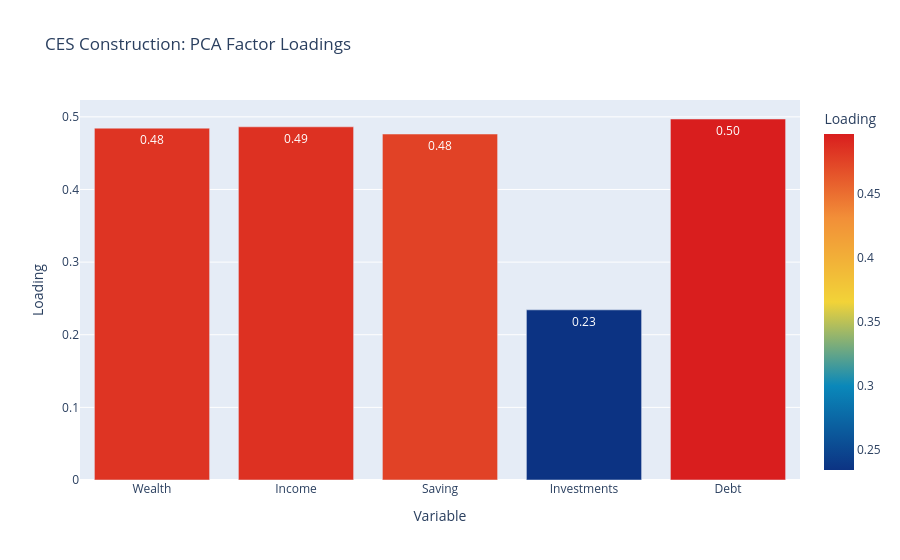
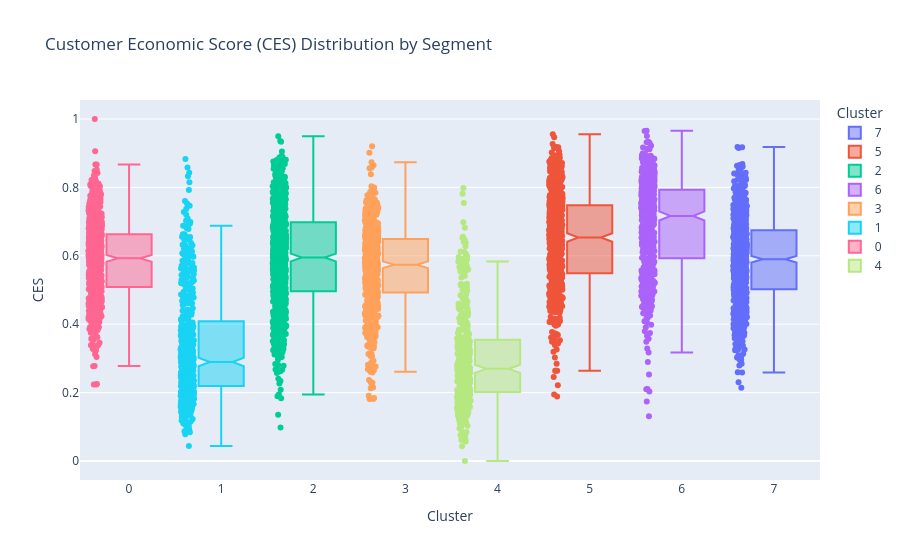

Notebook cell for these charts, in order:
### Markdown cell above
# Exploratory Data Analysis (EDA) on CES

### Code cell
fig_loadings = px.bar(df_loadings, x='Variable', y='Loading', color='Loading',
                     title="CES Construction: PCA Factor Loadings",
                     text_auto='.2f', color_continuous_scale='Portland')
fig_loadings.show()

fig_ces = px.box(df, x='Cluster', y='CES', color='Cluster', 
                title="Customer Economic Score (CES) Distribution by Segment",
                points="all", notched=True)
fig_ces.show()

### Figure 1 — Plotly figure (JSON) as saved in the notebook; plotly's stock layout.template omitted (floating-point values rounded to 4 significant figures)
{"data": [{"hovertemplate": "Variable=%{x}<br>Loading=%{marker.color}<extra></extra>", "legendgroup": "", "marker": {"color": [0.4844, 0.4863, 0.4764, 0.2343, 0.497], "coloraxis": "coloraxis", "pattern": {"shape": ""}}, "name": "", "orientation": "v", "showlegend": false, "textposition": "auto", "texttemplate": "%{y:.2f}", "type": "bar", "x": ["Wealth", "Income", "Saving", "Investments", "Debt"], "xaxis": "x", "y": [0.4844, 0.4863, 0.4764, 0.2343, 0.497], "yaxis": "y"}], "layout": {"barmode": "relative", "coloraxis": {"colorbar": {"title": {"text": "Loading"}}, "colorscale": [[0, "rgb(12,51,131)"], [0.25, "rgb(10,136,186)"], [0.5, "rgb(242,211,56)"], [0.75, "rgb(242,143,56)"], [1, "rgb(217,30,30)"]]}, "legend": {"tracegroupgap": 0}, "title": {"text": "CES Construction: PCA Factor Loadings"}, "xaxis": {"anchor": "y", "domain": [0, 1], "title": {"text": "Variable"}}, "yaxis": {"anchor": "x", "domain": [0, 1], "title": {"text": "Loading"}}}}

### Figure 2 — Plotly figure (JSON) as saved in the notebook; plotly's stock layout.template omitted (floating-point values rounded to 4 significant figures; data arrays with more than 128 entries replaced by an {"elided": "..."} marker saying what was removed)
{"data": [{"alignmentgroup": "True", "boxpoints": "all", "hovertemplate": "Cluster=%{x}<br>CES=%{y}<extra></extra>", "legendgroup": "7", "marker": {"color": "#636efa"}, "name": "7", "notched": true, "offsetgroup": "7", "orientation": "v", "showlegend": true, "type": "box", "x": {"elided": "791 int values"}, "x0": " ", "xaxis": "x", "y": {"elided": "791 float values"}, "y0": " ", "yaxis": "y"}, {"alignmentgroup": "True", "boxpoints": "all", "hovertemplate": "Cluster=%{x}<br>CES=%{y}<extra></extra>", "legendgroup": "5", "marker": {"color": "#EF553B"}, "name": "5", "notched": true, "offsetgroup": "5", "orientation": "v", "showlegend": true, "type": "box", "x": {"elided": "627 int values"}, "x0": " ", "xaxis": "x", "y": {"elided": "627 float values"}, "y0": " ", "yaxis": "y"}, {"alignmentgroup": "True", "boxpoints": "all", "hovertemplate": "Cluster=%{x}<br>CES=%{y}<extra></extra>", "legendgroup": "2", "marker": {"color": "#00cc96"}, "name": "2", "notched": true, "offsetgroup": "2", "orientation": "v", "showlegend": true, "type": "box", "x": {"elided": "776 int values"}, "x0": " ", "xaxis": "x", "y": {"elided": "776 float values"}, "y0": " ", "yaxis": "y"}, {"alignmentgroup": "True", "boxpoints": "all", "hovertemplate": "Cluster=%{x}<br>CES=%{y}<extra></extra>", "legendgroup": "6", "marker": {"color": "#ab63fa"}, "name": "6", "notched": true, "offsetgroup": "6", "orientation": "v", "showlegend": true, "type": "box", "x": {"elided": "562 int values"}, "x0": " ", "xaxis": "x", "y": {"elided": "562 float values"}, "y0": " ", "yaxis": "y"}, {"alignmentgroup": "True", "boxpoints": "all", "hovertemplate": "Cluster=%{x}<br>CES=%{y}<extra></extra>", "legendgroup": "3", "marker": {"color": "#FFA15A"}, "name": "3", "notched": true, "offsetgroup": "3", "orientation": "v", "showlegend": true, "type": "box", "x": {"elided": "610 int values"}, "x0": " ", "xaxis": "x", "y": {"elided": "610 float values"}, "y0": " ", "yaxis": "y"}, {"alignmentgroup": "True", "boxpoints": "all", "hovertemplate": "Cluster=%{x}<br>CES=%{y}<extra></extra>", "legendgroup": "1", "marker": {"color": "#19d3f3"}, "name": "1", "notched": true, "offsetgroup": "1", "orientation": "v", "showlegend": true, "type": "box", "x": {"elided": "572 int values"}, "x0": " ", "xaxis": "x", "y": {"elided": "572 float values"}, "y0": " ", "yaxis": "y"}, {"alignmentgroup": "True", "boxpoints": "all", "hovertemplate": "Cluster=%{x}<br>CES=%{y}<extra></extra>", "legendgroup": "0", "marker": {"color": "#FF6692"}, "name": "0", "notched": true, "offsetgroup": "0", "orientation": "v", "showlegend": true, "type": "box", "x": {"elided": "604 int values"}, "x0": " ", "xaxis": "x", "y": {"elided": "604 float values"}, "y0": " ", "yaxis": "y"}, {"alignmentgroup": "True", "boxpoints": "all", "hovertemplate": "Cluster=%{x}<br>CES=%{y}<extra></extra>", "legendgroup": "4", "marker": {"color": "#B6E880"}, "name": "4", "notched": true, "offsetgroup": "4", "orientation": "v", "showlegend": true, "type": "box", "x": {"elided": "408 int values"}, "x0": " ", "xaxis": "x", "y": {"elided": "408 float values"}, "y0": " ", "yaxis": "y"}], "layout": {"boxmode": "overlay", "legend": {"title": {"text": "Cluster"}, "tracegroupgap": 0}, "title": {"text": "Customer Economic Score (CES) Distribution by Segment"}, "xaxis": {"anchor": "y", "categoryarray": [7, 5, 2, 6, 3, 1, 0, 4], "categoryorder": "array", "domain": [0, 1], "title": {"text": "Cluster"}}, "yaxis": {"anchor": "x", "domain": [0, 1], "title": {"text": "CES"}}}}
